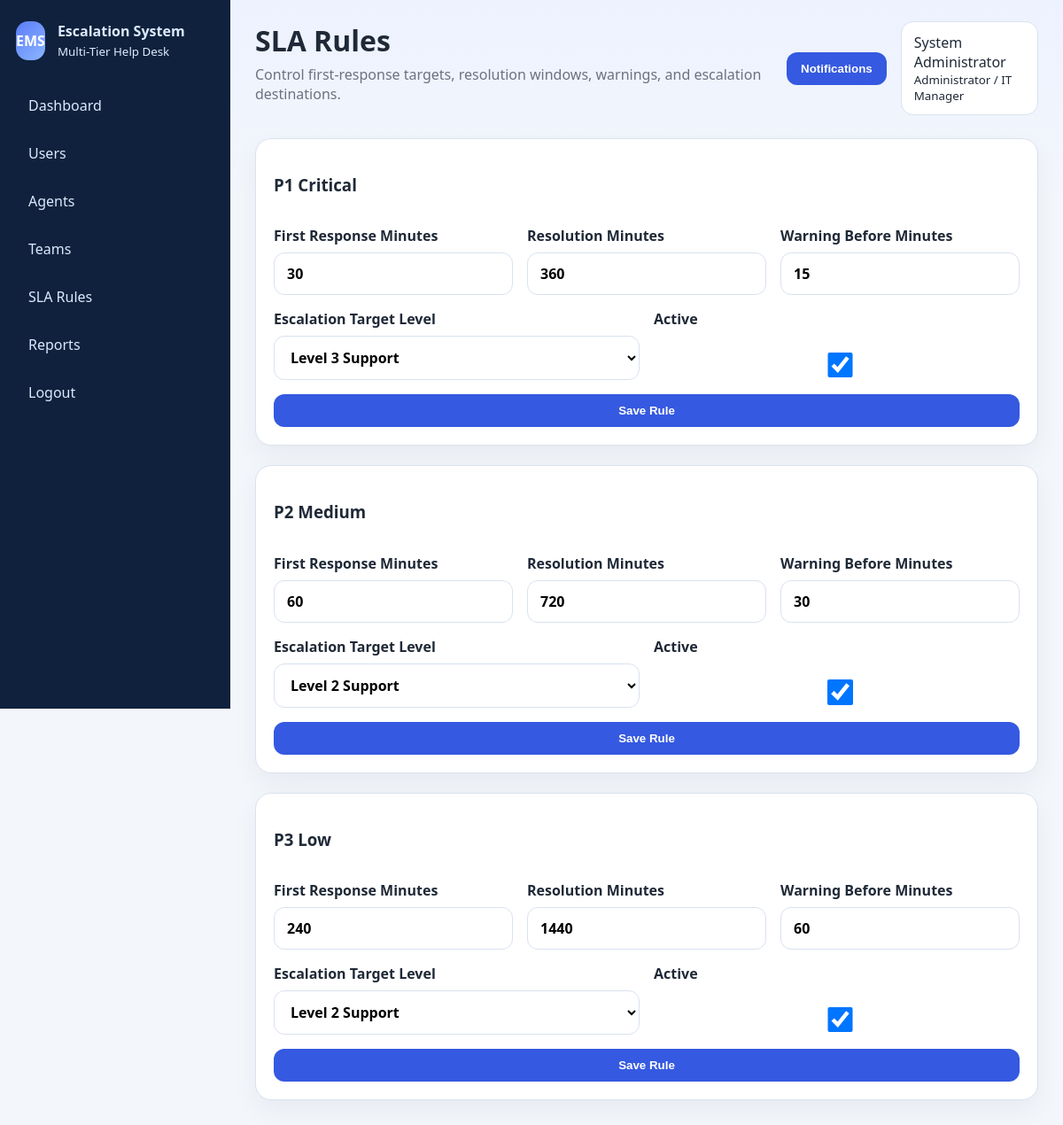
Page /admin/sla_rules.php (signed in) on the committed database.
### tables this page shows
CREATE TABLE users (
    id INT AUTO_INCREMENT PRIMARY KEY,
    role_id INT NOT NULL,
    full_name VARCHAR(150) NOT NULL,
    email VARCHAR(150) NOT NULL UNIQUE,
    password_hash VARCHAR(255) NOT NULL,
    is_active TINYINT(1) NOT NULL DEFAULT 1,
    created_at DATETIME NOT NULL,
    FOREIGN KEY (role_id) REFERENCES roles(id)
);

CREATE TABLE roles (
    id INT AUTO_INCREMENT PRIMARY KEY,
    name VARCHAR(100) NOT NULL,
    code VARCHAR(50) NOT NULL UNIQUE,
    created_at DATETIME NOT NULL
);

CREATE TABLE sla_rules (
    id INT AUTO_INCREMENT PRIMARY KEY,
    priority_id INT NOT NULL,
    first_response_minutes INT NOT NULL,
    resolution_minutes INT NOT NULL,
    escalation_target_level_id INT NOT NULL,
    warning_before_minutes INT NOT NULL DEFAULT 30,
    is_active TINYINT(1) NOT NULL DEFAULT 1,
    created_at DATETIME NOT NULL,
    FOREIGN KEY (priority_id) REFERENCES priorities(id),
    FOREIGN KEY (escalation_target_level_id) REFERENCES support_levels(id)
);

CREATE TABLE priorities (
    id INT AUTO_INCREMENT PRIMARY KEY,
    code VARCHAR(10) NOT NULL UNIQUE,
    name VARCHAR(100) NOT NULL,
    description TEXT NULL,
    sort_order INT NOT NULL
);

CREATE TABLE support_levels (
    id INT AUTO_INCREMENT PRIMARY KEY,
    name VARCHAR(100) NOT NULL,
    code VARCHAR(50) NOT NULL UNIQUE,
    level_order INT NOT NULL,
    created_at DATETIME NOT NULL
);

### config/auth.php (called while the page is built, shortened)
<?php
require_once __DIR__ . '/database.php';
require_once __DIR__ . '/../includes/functions.php';
function current_user(): ?array
{
    $pdo = getPDO();
    $stmt = $pdo->prepare("
        SELECT u.*, r.name AS role_name, r.code AS role_code, ap.support_level_id,
               sl.name AS support_level_name, sl.code AS support_level_code,
               t.name AS team_name
        FROM users u
        INNER JOIN roles r ON r.id = u.role_id
        LEFT JOIN agent_profiles ap ON ap.user_id = u.id
        LEFT JOIN support_levels sl ON sl.id = ap.support_level_id
        LEFT JOIN teams t ON t.id = ap.team_id
        WHERE u.id = :id AND u.is_active = 1
        LIMIT 1
    ");
    $stmt->execute(['id' => $_SESSION['user_id']]);
    $user = $stmt->fetch();
    return $user ?: null;
}

### includes/functions.php (called while the page is built, shortened)
<?php
function e(?string $value): string
{
    return htmlspecialchars((string) $value, ENT_QUOTES, 'UTF-8');
}
function get_support_levels(PDO $pdo): array
{
    return $pdo->query("SELECT * FROM support_levels ORDER BY level_order")->fetchAll();
}

### admin/sla_rules.php (the view, shortened to what this page needs)
<?php
require_once __DIR__ . '/../config/auth.php';
$pdo = getPDO();
$rules = $pdo->query("
    SELECT sr.*, p.name AS priority_name, p.code AS priority_code, sl.name AS level_name
    FROM sla_rules sr
    INNER JOIN priorities p ON p.id = sr.priority_id
    INNER JOIN support_levels sl ON sl.id = sr.escalation_target_level_id
    ORDER BY p.sort_order
")->fetchAll();
$levels = get_support_levels($pdo);
$pageTitle = 'SLA Rules';
$pageSubtitle = 'Control first-response targets, resolution windows, warnings, and escalation destinations.';
include __DIR__ . '/../includes/header.php';
?>
<?php foreach ($rules as $rule): ?>
    <section class="form-card">
        <form method="post">
            <h3><?= e($rule['priority_name']) ?></h3>
            <div class="grid-3">
                <label>First Response Minutes<input type="number" name="first_response_minutes" value="<?= (int) $rule['first_response_minutes'] ?>" required></label>
                <label>Resolution Minutes<input type="number" name="resolution_minutes" value="<?= (int) $rule['resolution_minutes'] ?>" required></label>
                <label>Warning Before Minutes<input type="number" name="warning_before_minutes" value="<?= (int) $rule['warning_before_minutes'] ?>" required></label>
            </div>
            <div class="grid-2">
                <label>Escalation Target Level
                    <select name="escalation_target_level_id">
                        <?php foreach ($levels as $level): ?>
                            <option value="<?= (int) $level['id'] ?>" <?= (int) $level['id'] === (int) $rule['escalation_target_level_id'] ? 'selected' : '' ?>><?= e($level['name']) ?></option>
                        <?php endforeach; ?>
                    </select>
                </label>
                <label><span>Active</span><input type="checkbox" name="is_active" <?= (int) $rule['is_active'] === 1 ? 'checked' : '' ?>></label>
            </div>
            <button type="submit">Save Rule</button>
        </form>
    </section>
<?php endforeach; ?>
<?php include __DIR__ . '/../includes/footer.php'; ?>

### includes/header.php (shortened to what this page needs)
<?php
require_once __DIR__ . '/../config/auth.php';
$authUser = current_user();
?>
<!DOCTYPE html>
<html lang="en">
<head>
    <link rel="stylesheet" href="/escalation-system/assets/css/style.css">
</head>
<body>
<div class="app-shell">
    <?php if ($authUser): ?>
        <?php include __DIR__ . '/sidebar.php'; ?>
    <?php endif; ?>
    <div class="main-content">
        <header class="topbar">
            <div>
                <h1><?= e($pageTitle ?? 'Dashboard') ?></h1>
                <p class="subtitle"><?= e($pageSubtitle ?? 'Professional help desk and escalation management workspace.') ?></p>
            </div>
            <?php if ($authUser): ?>
                <div class="topbar-actions">
                    <div class="notification-menu">
                        <button type="button" class="icon-button" data-notification-toggle>
                            Notifications
                        </button>
                    </div>
                    <div class="profile-chip">
                        <span><?= e($authUser['full_name']) ?></span>
                        <small><?= e($authUser['role_name']) ?></small>
                    </div>
                </div>
            <?php endif; ?>
        </header>
        <main class="page-content">

### assets/css/style.css (style rules this page uses)
:root { --bg: #f3f6fb; --card: #ffffff; --text: #1f2937; --muted: #6b7280; --border: #d9e2ef; --primary: #3559e0; --primary-dark: #2743af; --danger: #dc2626; --warning: #f59e0b; --success: #16a34a; --info: #0f766e; --secondary: #64748b; --sidebar: #10213d; }
* { box-sizing: border-box; }
body { margin: 0; background: linear-gradient(180deg, #edf2ff 0%, var(--bg) 220px); color: var(--text); font-family: "Segoe UI", Tahoma, Geneva, Verdana, sans-serif; }
.app-shell { display: flex; min-height: 100vh; }
.main-content { flex: 1; padding: 24px 28px 40px; }
.topbar { display: flex; justify-content: space-between; gap: 20px; align-items: flex-start; margin-bottom: 26px; }
.topbar h1 { margin: 0; font-size: 2rem; }
.subtitle { margin: 6px 0 0; color: var(--muted); }
.topbar-actions { display: flex; gap: 16px; align-items: center; }
.profile-chip { background: var(--card); padding: 12px 14px; border: 1px solid var(--border); border-radius: 14px; display: grid; }
.icon-button, button, .button { border: 0; border-radius: 12px; background: var(--primary); color: #fff; padding: 11px 16px; cursor: pointer; font-weight: 600; }
.icon-button { position: relative; }
.notification-menu { position: relative; }
.page-content { display: grid; gap: 22px; }
.card, .panel, .table-wrap, .form-card, .login-card { background: var(--card); border: 1px solid var(--border); border-radius: 18px; box-shadow: 0 12px 30px rgba(15, 23, 42, 0.05); }
.card, .panel, .form-card, .login-card { padding: 20px; }
form { display: grid; gap: 16px; }
.grid-2, .grid-3 { display: grid; gap: 16px; }
.grid-2 { grid-template-columns: repeat(auto-fit, minmax(220px, 1fr)); }
.grid-3 { grid-template-columns: repeat(auto-fit, minmax(180px, 1fr)); }
label { display: grid; gap: 8px; font-weight: 600; }
input, textarea, select { width: 100%; padding: 12px 14px; border-radius: 12px; border: 1px solid var(--border); font: inherit; background: #fff; }

### rows in the picture
users: full_name "System Administrator", role.name "Administrator / IT Manager"
sla_rules: priority.name "P1 Critical", first_response_minutes "30", resolution_minutes "360", warning_before_minutes "15", escalation_target_level_id "Level 3 Support", is_active "☑"
sla_rules: priority.name "P2 Medium", first_response_minutes "60", resolution_minutes "720", warning_before_minutes "30", escalation_target_level_id "Level 2 Support", is_active "☑"
sla_rules: priority.name "P3 Low", first_response_minutes "240", resolution_minutes "1440", warning_before_minutes "60", escalation_target_level_id "Level 2 Support", is_active "☑"

### other values in the picture
$pageTitle "SLA Rules"
$pageSubtitle "Control first-response targets, resolution windows, warnings, and escalation destinations."
